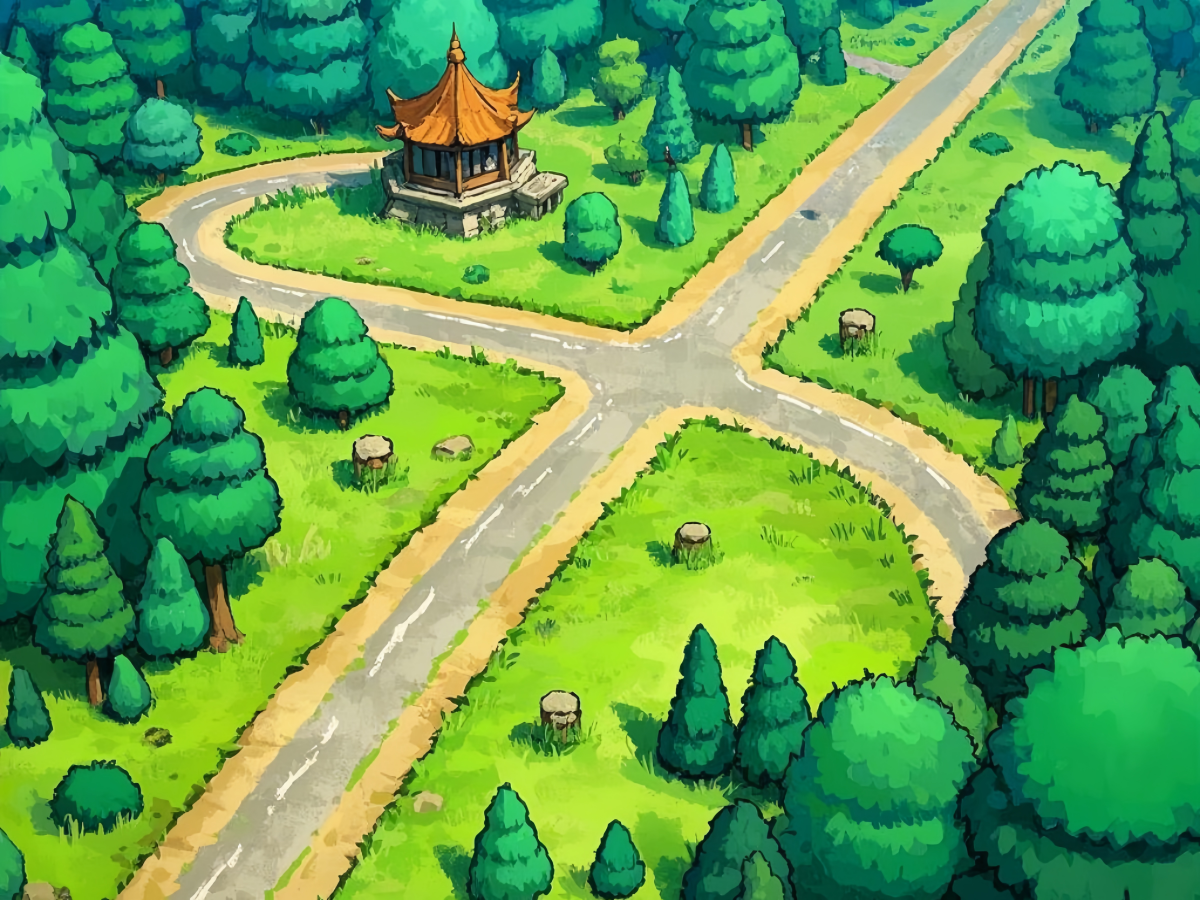

Below is a game level as drawn by its tile map, then a one-line description and the .tmx that defines it (tile-layer data replaced by summaries):
An orthogonal 120x90 tile map with 10x10 px tiles, 1 tile layer (图块层 1) and 14 objects (4x towerRange).

<map version="1.10" tiledversion="1.11.2" orientation="orthogonal" renderorder="right-down" width="120" height="90" tilewidth="10" tileheight="10" infinite="0" nextlayerid="3" nextobjectid="15">
 <tileset firstgid="1" name="map3" tilewidth="1200" tileheight="900" tilecount="1" columns="1">
  <image source="map3.png" width="1200" height="900" />
 </tileset>
 <layer id="1" name="图块层 1" width="120" height="90">
  <data>[10800 cells, 1 non-empty, 1 distinct tile ids]</data>
 </layer>
 <objectgroup id="2" name="path">
  <object id="1" x="988" y="10">
   <properties>
    <property name="order" value="1" />
   </properties>
   <point />
  </object>
  <object id="2" x="665" y="326">
   <properties>
    <property name="order" value="2" />
   </properties>
   <point />
  </object>
  <object id="3" x="251" y="765">
   <properties>
    <property name="order" value="3" />
   </properties>
   <point />
  </object>
  <object id="4" x="343" y="172">
   <properties>
    <property name="order2" value="1" />
   </properties>
   <point />
  </object>
  <object id="5" x="193" y="219">
   <properties>
    <property name="order2" value="2" />
   </properties>
   <point />
  </object>
  <object id="6" x="207" y="279">
   <properties>
    <property name="order2" value="3" />
   </properties>
   <point />
  </object>
  <object id="7" x="342" y="291">
   <properties>
    <property name="order2" value="4" />
   </properties>
   <point />
  </object>
  <object id="8" x="546" y="360">
   <properties>
    <property name="order2" value="5" />
   </properties>
   <point />
  </object>
  <object id="9" x="828" y="446">
   <properties>
    <property name="order2" value="6" />
   </properties>
   <point />
  </object>
  <object id="10" x="963" y="580">
   <properties>
    <property name="order2" value="7" />
   </properties>
   <point />
  </object>
  <object id="11" name="towerRange" x="1042" y="40">
   <polygon points="0,0 -266,311 -59,412 -32,377 -102,287 -26,129 29,92" />
  </object>
  <object id="12" name="towerRange" x="928" y="39">
   <polygon points="0,0 -300,280 -686,211 -667,172 -585,149 -559,176 -438,195 -354,160 -295,141 -191,108 -133,65 -74,10" />
  </object>
  <object id="13" name="towerRange" x="685" y="428">
   <polygon points="0,0 -298,395 -220,398 -175,345 -130,404 -98,403 19,184 52,259 105,204 132,271 237,202 178,63" />
  </object>
  <object id="14" name="towerRange" x="545" y="395">
   <polygon points="0,0 -387,431 -538,426 -216,91 -349,-27 -333,-86" />
  </object>
 </objectgroup>
</map>
